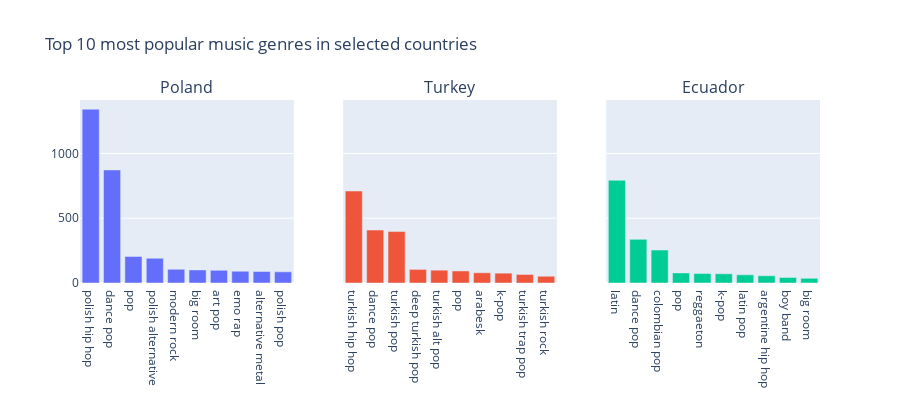

Write notebook code for a chart like this one.
### Code cell
poland_counts = df.query('Country == "Poland"')['Genre'].value_counts().nlargest(10)
turkey_counts = df.query('Country == "Turkey"')['Genre'].value_counts().nlargest(10)
ecuador_counts = df.query('Country == "Ecuador"')['Genre'].value_counts().nlargest(10)
fig = make_subplots(rows=1, cols=3, subplot_titles=("Poland", "Turkey", "Ecuador"), shared_yaxes=True)
fig.add_trace(go.Bar(x=poland_counts.index, y=poland_counts), row=1, col=1)
fig.add_trace(go.Bar(x=taiwan_counts.index, y=turkey_counts), row=1, col=2)
fig.add_trace(go.Bar(x=ecuador_counts.index, y=ecuador_counts), row=1, col=3)
fig.update_layout(height=400, width=900,
                  title_text="Top 10 most popular music genres in selected countries", showlegend=False)
fig.show()

### Figure 1 — Plotly figure (JSON) as saved in the notebook; plotly's stock layout.template omitted (floating-point values rounded to 4 significant figures)
{"data": [{"type": "bar", "x": ["polish hip hop", "dance pop", "pop", "polish alternative", "modern rock", "big room", "art pop", "emo rap", "alternative metal", "polish pop"], "xaxis": "x", "y": [1342, 873, 205, 191, 106, 101, 98, 91, 89, 86], "yaxis": "y"}, {"type": "bar", "x": ["turkish hip hop", "dance pop", "turkish pop", "deep turkish pop", "turkish alt pop", "pop", "arabesk", "k-pop", "turkish trap pop", "turkish rock"], "xaxis": "x2", "y": [710, 409, 397, 105, 99, 93, 79, 76, 66, 52], "yaxis": "y2"}, {"type": "bar", "x": ["latin", "dance pop", "colombian pop", "pop", "reggaeton", "k-pop", "latin pop", "argentine hip hop", "boy band", "big room"], "xaxis": "x3", "y": [793, 337, 254, 78, 73, 71, 63, 56, 43, 36], "yaxis": "y3"}], "layout": {"annotations": [{"font": {"size": 16}, "showarrow": false, "text": "Poland", "x": 0.1444, "xanchor": "center", "xref": "paper", "y": 1, "yanchor": "bottom", "yref": "paper"}, {"font": {"size": 16}, "showarrow": false, "text": "Turkey", "x": 0.5, "xanchor": "center", "xref": "paper", "y": 1, "yanchor": "bottom", "yref": "paper"}, {"font": {"size": 16}, "showarrow": false, "text": "Ecuador", "x": 0.8556, "xanchor": "center", "xref": "paper", "y": 1, "yanchor": "bottom", "yref": "paper"}], "height": 400, "showlegend": false, "title": {"text": "Top 10 most popular music genres in selected countries"}, "width": 900, "xaxis": {"anchor": "y", "autorange": true, "domain": [0, 0.2889], "range": [-0.5, 9.5], "type": "category"}, "xaxis2": {"anchor": "y2", "autorange": true, "domain": [0.3556, 0.6444], "range": [-0.5, 9.5], "type": "category"}, "xaxis3": {"anchor": "y3", "autorange": true, "domain": [0.7111, 1], "range": [-0.5, 9.5], "type": "category"}, "yaxis": {"anchor": "x", "autorange": true, "domain": [0, 1], "range": [0, 1413.0], "type": "linear"}, "yaxis2": {"anchor": "x2", "autorange": true, "domain": [0, 1], "matches": "y", "range": [0, 1413.0], "showticklabels": false, "type": "linear"}, "yaxis3": {"anchor": "x3", "autorange": true, "domain": [0, 1], "matches": "y", "range": [0, 1413.0], "showticklabels": false, "type": "linear"}}}
